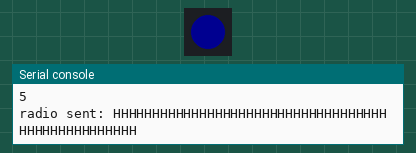
This program was run on a simulated Pycom board running MicroPython. Shown: 1 RGB LEDs in strip order, left to right, the last lines printed to the serial console. Dim RGB values are drawn brighter than linear; no radio messages arrive unless stated (any console line starting 'radio sent:' is added by the test bench); the LoRaWAN join succeeds after 3 s and a send takes 0.1 s.

Above: at 6.1 s.
At 9.25 s:
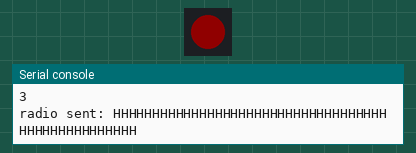
Timing chart, 0 to 9.8 s (numbered marks = the images above):
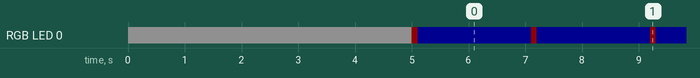

The program:

lorawan_SF.py
```python
from network import LoRa
import socket
import time
import pycom
import binascii

lora = LoRa(mode=LoRa.LORAWAN, region=LoRa.EU868)
#
mac = lora.mac()
print ('devEUI: ',  binascii.hexlify(mac))

# create an OTAA authentication parameters
app_eui = binascii.unhexlify(
     '70B3D57ED0033AE3'.replace(' ',''))
#     '0000000000000000'.replace(' ',''))

app_key = binascii.unhexlify(
     #'B0923EE49E056F29C1482EE5846FADF4'.replace(' ',''))  # TTN
     '11223344556677881122334455667788'.replace(' ',''))   # Acklio
     #'11 00 22 00 33 00 44 00 55 00 66 00 77 00 88 00'.replace(' ',''))   # chirpstack

pycom.heartbeat(False)
pycom.rgbled(0x101010) # white

# join a network using OTAA (Over the Air Activation)
lora.join(activation=LoRa.OTAA, auth=(app_eui, app_key),  timeout=0)

# wait until the module has joined the network
while not lora.has_joined():
    time.sleep(2.5)
    print('Not yet joined...')

pycom.rgbled(0x000000) # black

s = socket.socket(socket.AF_LORA, socket.SOCK_RAW)
s.setsockopt(socket.SOL_LORA,  socket.SO_CONFIRMED,  False)

data_rate = 5

while True:
    s.setsockopt(socket.SOL_LORA, socket.SO_DR, data_rate)
    print (data_rate)

    pycom.rgbled(0x100000) # red
    s.setblocking(True)
    s.settimeout(10)

    try:
        s.send('H'*50)
    except:
        print ('timeout in sending')

    pycom.rgbled(0x000010) # blue


    s.setblocking(False)
    time.sleep (2)

    data_rate -=1
    if data_rate < 0: data_rate = 5
```

Measured:
- by itself, RGB LED 0: repeats every 2.1 s: RGB(16, 0, 0) 0.10 s, RGB(0, 0, 16) 2.0 s
